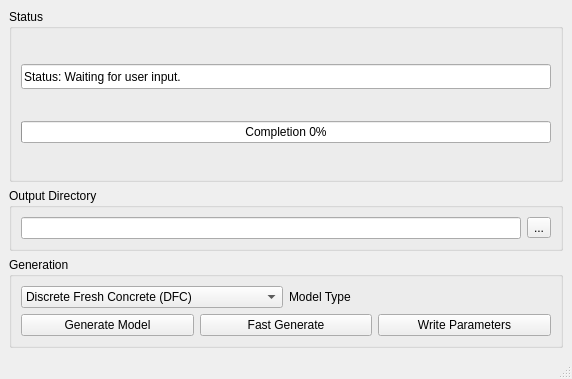
<?xml version="1.0" encoding="UTF-8"?>
<ui version="4.0">
 <class>MainWindow</class>
 <widget class="QMainWindow" name="MainWindow">
  <property name="geometry">
   <rect>
    <x>0</x>
    <y>0</y>
    <width>572</width>
    <height>379</height>
   </rect>
  </property>
  <property name="sizePolicy">
   <sizepolicy hsizetype="Expanding" vsizetype="Minimum">
    <horstretch>0</horstretch>
    <verstretch>0</verstretch>
   </sizepolicy>
  </property>
  <property name="minimumSize">
   <size>
    <width>0</width>
    <height>0</height>
   </size>
  </property>
  <property name="windowTitle">
   <string>MainWindow</string>
  </property>
  <widget class="QWidget" name="centralwidget">
   <property name="sizePolicy">
    <sizepolicy hsizetype="Expanding" vsizetype="MinimumExpanding">
     <horstretch>0</horstretch>
     <verstretch>0</verstretch>
    </sizepolicy>
   </property>
   <property name="minimumSize">
    <size>
     <width>0</width>
     <height>0</height>
    </size>
   </property>
   <layout class="QGridLayout" name="gridLayout_4">
    <item row="0" column="0">
     <widget class="QGroupBox" name="groupBox">
      <property name="title">
       <string>Status</string>
      </property>
      <layout class="QGridLayout" name="gridLayout">
       <item row="0" column="0">
        <widget class="QLineEdit" name="statusWindow">
         <property name="enabled">
          <bool>true</bool>
         </property>
         <property name="sizePolicy">
          <sizepolicy hsizetype="Expanding" vsizetype="MinimumExpanding">
           <horstretch>0</horstretch>
           <verstretch>0</verstretch>
          </sizepolicy>
         </property>
         <property name="minimumSize">
          <size>
           <width>0</width>
           <height>25</height>
          </size>
         </property>
         <property name="maximumSize">
          <size>
           <width>16777215</width>
           <height>25</height>
          </size>
         </property>
         <property name="cursor">
          <cursorShape>BlankCursor</cursorShape>
         </property>
         <property name="text">
          <string>Status: Waiting for user input.</string>
         </property>
         <property name="frame">
          <bool>true</bool>
         </property>
         <property name="readOnly">
          <bool>true</bool>
         </property>
        </widget>
       </item>
       <item row="1" column="0">
        <widget class="QProgressBar" name="progressBar">
         <property name="sizePolicy">
          <sizepolicy hsizetype="Expanding" vsizetype="Fixed">
           <horstretch>0</horstretch>
           <verstretch>0</verstretch>
          </sizepolicy>
         </property>
         <property name="minimumSize">
          <size>
           <width>0</width>
           <height>20</height>
          </size>
         </property>
         <property name="value">
          <number>0</number>
         </property>
         <property name="textVisible">
          <bool>true</bool>
         </property>
         <property name="format">
          <string>Completion %p%</string>
         </property>
        </widget>
       </item>
      </layout>
     </widget>
    </item>
    <item row="1" column="0">
     <widget class="QGroupBox" name="groupBox_2">
      <property name="title">
       <string>Output Directory</string>
      </property>
      <layout class="QGridLayout" name="gridLayout_2">
       <item row="0" column="0">
        <layout class="QHBoxLayout" name="horizontalLayout_2">
         <item>
          <widget class="QLineEdit" name="outputDir">
           <property name="enabled">
            <bool>true</bool>
           </property>
           <property name="readOnly">
            <bool>false</bool>
           </property>
          </widget>
         </item>
         <item>
          <widget class="QToolButton" name="readDirButton">
           <property name="enabled">
            <bool>true</bool>
           </property>
           <property name="text">
            <string notr="true">...</string>
           </property>
          </widget>
         </item>
        </layout>
       </item>
      </layout>
     </widget>
    </item>
    <item row="2" column="0">
     <widget class="QGroupBox" name="groupBox_3">
      <property name="title">
       <string>Generation</string>
      </property>
      <layout class="QGridLayout" name="gridLayout_3">
       <item row="0" column="0" colspan="3">
        <layout class="QHBoxLayout" name="horizontalLayout">
         <item>
          <widget class="QComboBox" name="modelType">
           <item>
            <property name="text">
             <string>Discrete Fresh Concrete (DFC)</string>
            </property>
           </item>
          </widget>
         </item>
         <item>
          <widget class="QLabel" name="label">
           <property name="text">
            <string>Model Type</string>
           </property>
          </widget>
         </item>
        </layout>
       </item>
       <item row="1" column="0">
        <widget class="QPushButton" name="generate">
         <property name="enabled">
          <bool>true</bool>
         </property>
         <property name="sizePolicy">
          <sizepolicy hsizetype="Preferred" vsizetype="Fixed">
           <horstretch>0</horstretch>
           <verstretch>0</verstretch>
          </sizepolicy>
         </property>
         <property name="minimumSize">
          <size>
           <width>100</width>
           <height>20</height>
          </size>
         </property>
         <property name="text">
          <string>Generate Model</string>
         </property>
         <property name="autoDefault">
          <bool>false</bool>
         </property>
        </widget>
       </item>
       <item row="1" column="1">
        <widget class="QPushButton" name="generateFast">
         <property name="enabled">
          <bool>true</bool>
         </property>
         <property name="sizePolicy">
          <sizepolicy hsizetype="Preferred" vsizetype="Fixed">
           <horstretch>0</horstretch>
           <verstretch>0</verstretch>
          </sizepolicy>
         </property>
         <property name="minimumSize">
          <size>
           <width>100</width>
           <height>20</height>
          </size>
         </property>
         <property name="text">
          <string>Fast Generate</string>
         </property>
         <property name="autoDefault">
          <bool>false</bool>
         </property>
        </widget>
       </item>
       <item row="1" column="2">
        <widget class="QPushButton" name="writePara">
         <property name="enabled">
          <bool>true</bool>
         </property>
         <property name="sizePolicy">
          <sizepolicy hsizetype="Preferred" vsizetype="Fixed">
           <horstretch>0</horstretch>
           <verstretch>0</verstretch>
          </sizepolicy>
         </property>
         <property name="minimumSize">
          <size>
           <width>100</width>
           <height>20</height>
          </size>
         </property>
         <property name="text">
          <string>Write Parameters</string>
         </property>
         <property name="autoDefault">
          <bool>false</bool>
         </property>
        </widget>
       </item>
      </layout>
     </widget>
    </item>
   </layout>
  </widget>
  <widget class="QMenuBar" name="menubar">
   <property name="geometry">
    <rect>
     <x>0</x>
     <y>0</y>
     <width>572</width>
     <height>21</height>
    </rect>
   </property>
  </widget>
  <widget class="QStatusBar" name="statusbar"/>
 </widget>
 <resources/>
 <connections/>
</ui>
